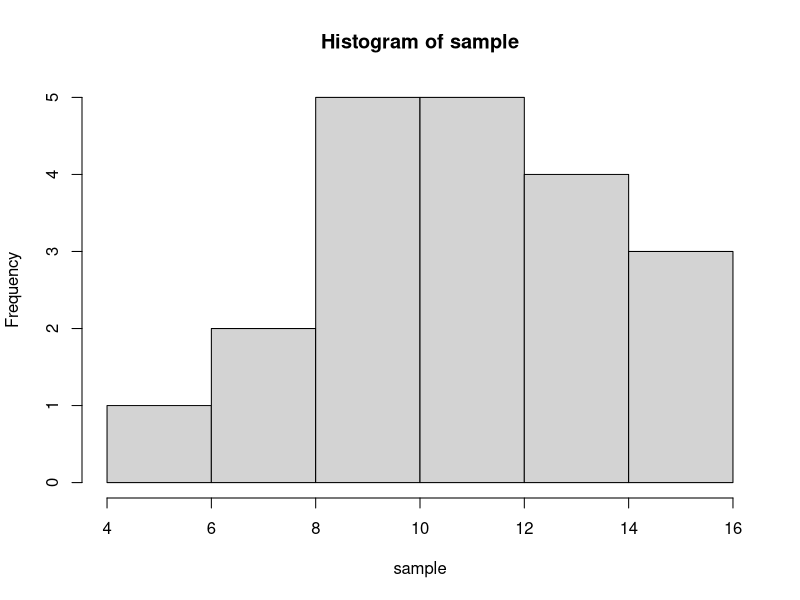
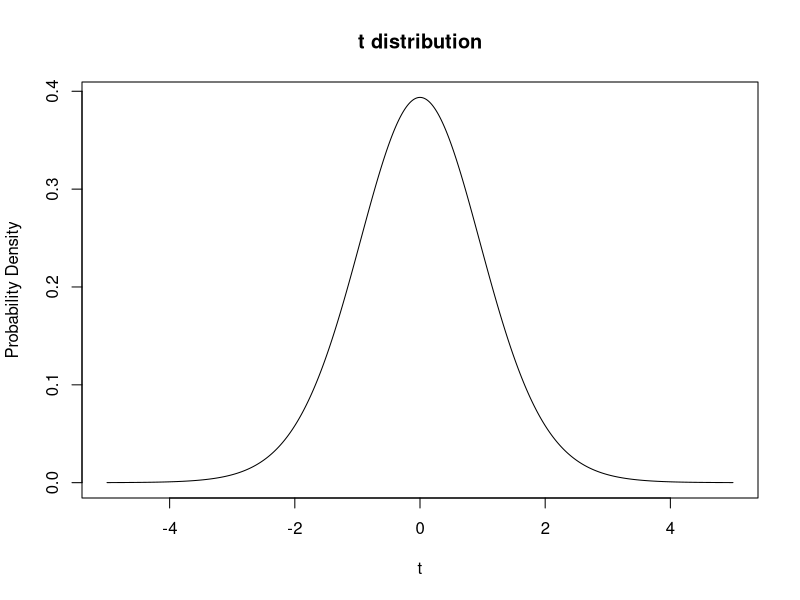
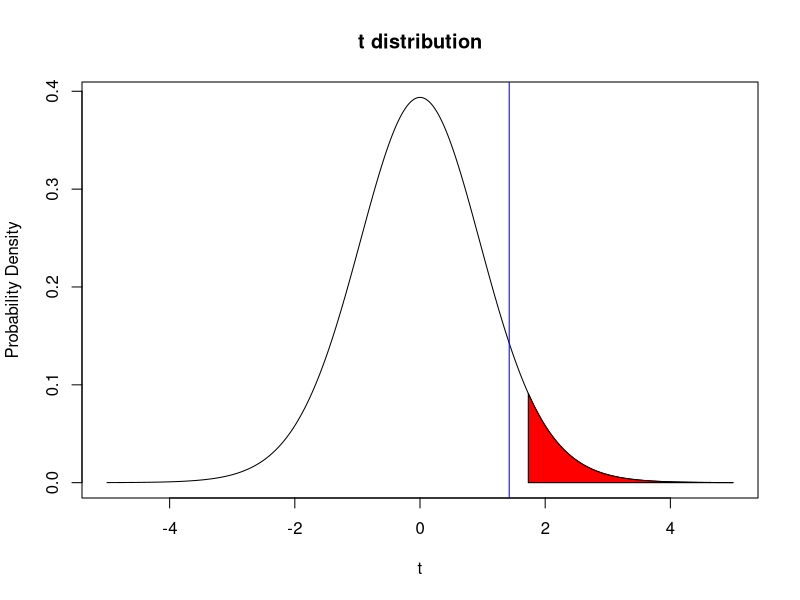
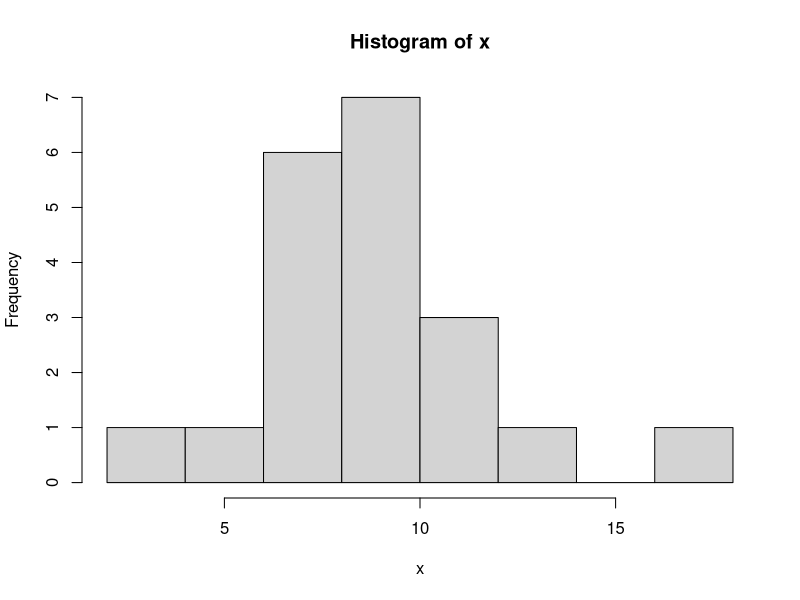
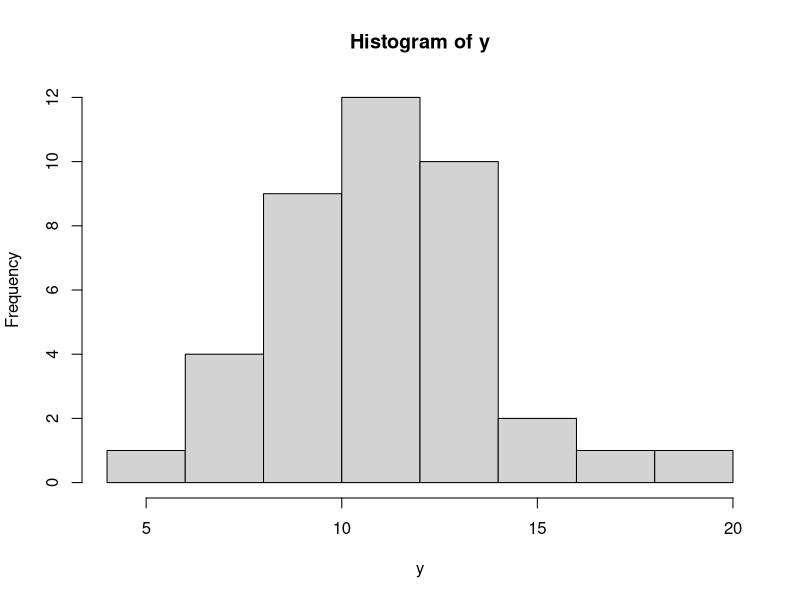
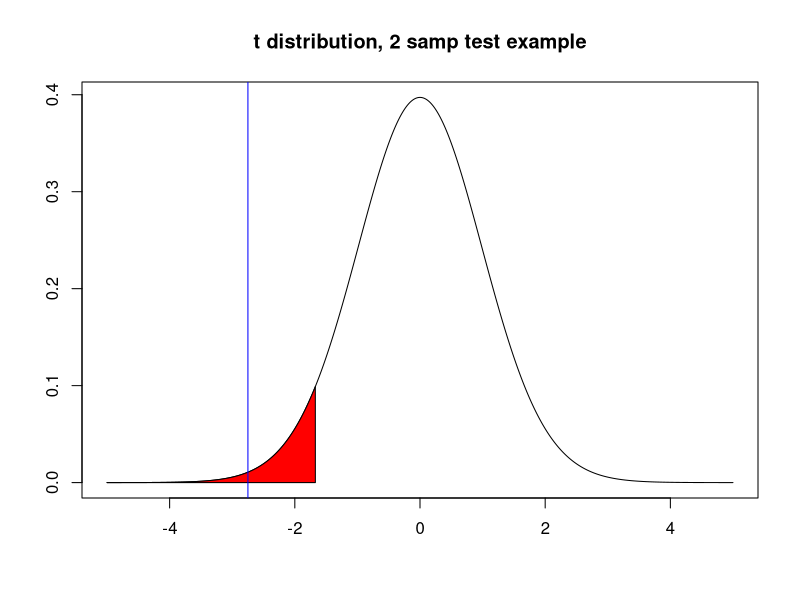
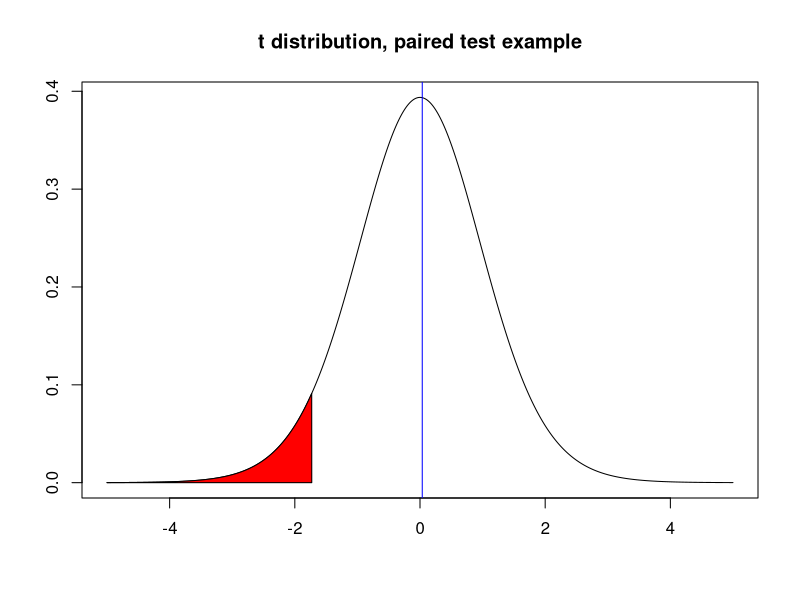

Generate these figures, in order, with R:
## ---- chunk 1
# First set the sample size we are going to use when we draw our sample. Let's do a sample size of 20 and
# call the variable n
n = 20

# Create a sample to use via the rnorm command. Call this variable "sample".
# Give it a mean of 10 and a standard deviation of 2.5
# plot it in a histogram using hist()
sample = rnorm(n, mean = 10, sd = 2.5)

hist(sample)

# Quickly remake the t distribution, by copying the code we used last time. 
x = seq(-5,5,by = 0.001)
tdistr = dt(x,n-1)
plot(x,tdistr,type = "l",main = "t distribution",xlab = "t",ylab = "Probability Density")

# what's our t value and where is it on the distribution?  What do you predict for the result of
# the test?
obs_t = (mean(sample)-10)/(sd(sample)/sqrt(length(sample)))
plot(x,tdistr,type = "l",main = "t distribution",xlab = "t",ylab = "Probability Density") + polygon(c(x[x >= 1.73], max(x), 1.73), c(tdistr[x >= 1.73], 0, 0), col = "red")+ abline(v=obs_t, col="blue")
# R's t-test function is called t.test. run help(t.test) to get a feel for the function.

# do the t.test:
# remember, the mean of our null is 10 and we want to do a right, one-sided test (greater than).
t.test(sample,mu = 10,alternative="g")

# There are a lot of outputs, but for our purposes we want to focus on 
# the p-value. 
## ---- chunk 2
#Let's do sample sizes of x = 20 and y = 40 (same sd).

x = rnorm(20, mean = 10, sd = 2.5)
y = rnorm(40, mean = 11, sd = 2.5)

# Look at them using hist().

hist(x)
hist(y)
## ---- chunk 3
# Here I made the variances equal. In practice if we are using a two
# sample t test and allowing ourselves to assume equal variances then we
# compute what is called the pooled standard deviation. 

sp = ((length(x)-1)*sd(x)^2+(length(y)-1)*sd(y)^2)/(length(x)+length(y)-2)
sp = sqrt(sp)

# Then we need to think about our H0 for a moment.

# Let's say our H0 is that the population means are equal.ie mean(x)=mean(y).
# So we can calculate our t statistic as follows:
  
obs_t = (mean(x)-mean(y))/sqrt((sp^2)/length(x)+(sp^2)/length(y))

# Now we need to think about our Ha.  Let's say we thought it might be the
# case that mean(x) < mean(y), That means our t stat would be out there in the left
# tail of the distribution.  Think about an extreme case where we would feel confident
# in saying mean(x) < mean(y).  Imagine mean(x) was 0 and
# mean(y) was 1000.  If the samples were large and xbar ~mean(x) and ybar ~mean(y) then
# tstat would be large and negative! This means to the left.

# Ok so what does our t distribution look like?  Where does our observed
# value of t land?  What does that imply for our testing?

s = seq(-5,5,by=.001)
tdistr = dt(s,length(x)+length(y)-2)
crit = abs(qt(p = 0.05, df = length(x)+length(y)-2))
plot(s,tdistr,type = "l",main = "t distribution, 2 samp test example",xlab = "",ylab = "") + polygon(c(s[s <= -crit], -crit, -crit), c(tdistr[s <= -crit], 0, 0), col = "red") + abline(v=obs_t, col="blue")

# Ok now use the t.test to perform a two-sample t-test. We do not need to set mu, instead we need to 
# input both samples into t.test(). We also need to specify that the variances of our samples are 
# equal and that we want a "left" or "lesser" one-sided t-test. 
t.test(x,y,var.equal=TRUE, alternative = "l")

# Do the results of the t-test confirm your suspicions?
## ---- chunk 4
N_iter = 20000
h_out = 0
alpha = 0.05
for (i in 1:N_iter){
  x = rnorm(n, mean = 10, sd = 2.5)
  p=t.test(x,mu = 10,alternative = "g")[["p.value"]]
  if (p < alpha){
  h_out = h_out+1
  }
  }
# So what's the rate of type I error?

h_out/N_iter

# It should be close to our significance level!  If H0 is true and we
# reject the Null we are out in the tail of distribution by chance.  And
# alpha is the probability of that!
## ---- chunk 5
# Ok we need two samples again. Let's call them x and y again. 
# Set both sample sizes to 200. Set the mean of one of x to 10 and the mean of y to 11. 
# Standard deviation for both is 2.5

x = rnorm(n, mean = 10, sd = 2.5)
y = rnorm(n, mean = 11, sd = 2.5)

# Ok, so what are our diffs? does the order matter? In this case our HA is that mean(x)<mean(y), so we 
# are going to calculate the diffs as x-y with our expectation being that there will be a negative 
# difference if the null is false. 
  
the_diffs=x-y

# What's our H0?  Let's say it is that the means are equal again.

# What's our t stat?

obs_t = mean(the_diffs)/(sd(the_diffs)/sqrt(length(the_diffs)))

# What does our t distribution look like? Where is our observed t value?
# What's the likely outcome of our test?

s=seq(-5,5,by=.001)
  
tdistr = dt(s,length(the_diffs)-1)
crit = abs(qt(p = 0.05, df = length(the_diffs)-1))
plot(s,tdistr,type = "l",main = "t distribution, paired test example",xlab = "",ylab = "") + polygon(c(s[s <= -crit], -crit, -5), c(tdistr[s <= -crit], 0, 0), col = "red") + abline(v=obs_t, col="blue")

# What's our Ha?  Let's say that it is mean(x)<mean(y), so we need to look at a
# rejection region in the left tail of the distribution.
# Ok, do the test. It's t.test again but this time we are going to specify that they are paired. 

t.test(x,y,paired = TRUE, alternative = "l")
## ---- chunk 6
# In order to make sure we are not breaking the assumptions of the t-test, I am going to quickly make a couple of samples for us. 
sample_1 = rnorm(25, mean = 10, sd = 2.5)
sample_2 = rnorm(50, mean = 13, sd = 2.5)
t.test(sample_1, sample_2, var.equal = TRUE)
